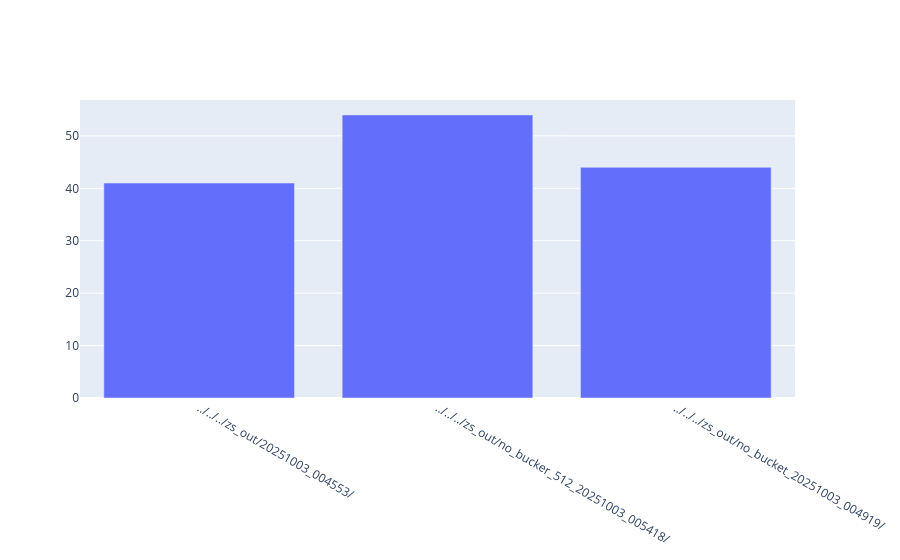
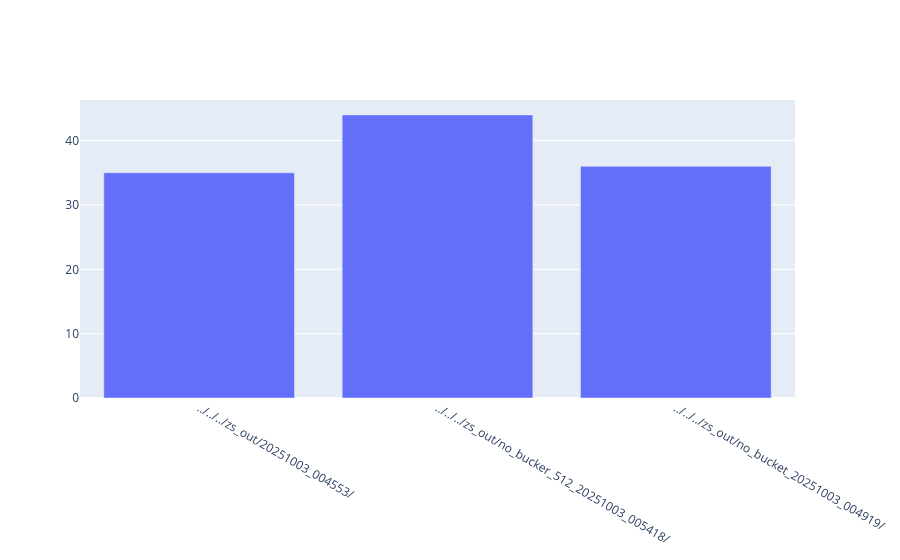

Here is the notebook cell these charts were saved with, in order:
### Code cell
def plot_max_cpu_by_folder(role):
    folder_cpu_max = df.query("Role == @role ").groupby("folder")[["cpu"]].max().reset_index().sort_values("folder")
    fig = go.Figure() 
    fig.add_trace(go.Bar(x=folder_cpu_max.folder,y=folder_cpu_max.cpu.astype(float)))
    fig.show()

plot_max_cpu_by_folder(2)
plot_max_cpu_by_folder(1)

### Figure 1 — Plotly figure (JSON) as saved in the notebook; plotly's stock layout.template omitted (floating-point values rounded to 4 significant figures)
{"data": [{"type": "bar", "x": ["../../../zs_out/20251003_004553/", "../../../zs_out/no_bucker_512_20251003_005418/", "../../../zs_out/no_bucket_20251003_004919/"], "y": [41.0, 54.0, 44.0]}], "layout": {}}

### Figure 2 — Plotly figure (JSON) as saved in the notebook; plotly's stock layout.template omitted (floating-point values rounded to 4 significant figures)
{"data": [{"type": "bar", "x": ["../../../zs_out/20251003_004553/", "../../../zs_out/no_bucker_512_20251003_005418/", "../../../zs_out/no_bucket_20251003_004919/"], "y": [35.0, 44.0, 36.0]}], "layout": {}}
